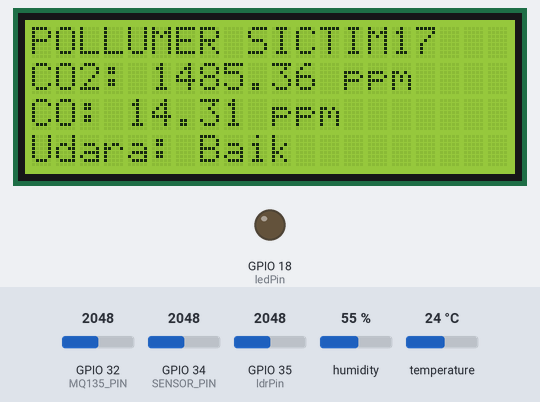
Recording of a sketch running on a simulated ESP32. On the bench: 20×4 character LCD, output pins drawn as LEDs (lit = HIGH). The inputs (shaded band) are chosen by the test bench; at power-on: GPIO 35 (ldrPin) = 2048, humidity 55 %, GPIO 32 (MQ135_PIN) = 2048, GPIO 34 (SENSOR_PIN) = 2048, temperature 24 °C. WiFi joins after 1.5 s; servers stay silent unless stated; no MQTT or app messages arrive unless stated; what the sketch prints to the serial monitor is not drawn.

Above: at 3.2 s.
3.3 s: GPIO 35 (ldrPin) set to 2418
9.4 s: GPIO 35 (ldrPin) set to 2527
At 11.8 s:
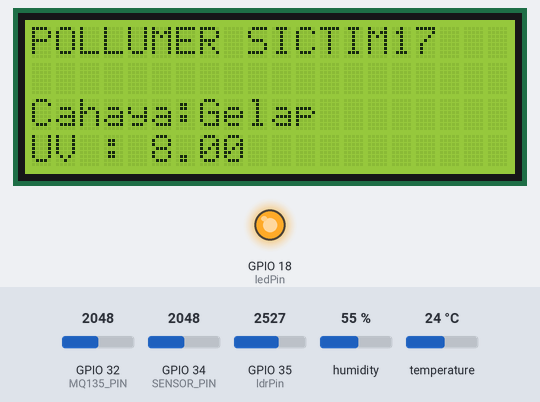
15.5 s: GPIO 35 (ldrPin) set to 3316
At 17.5 s:
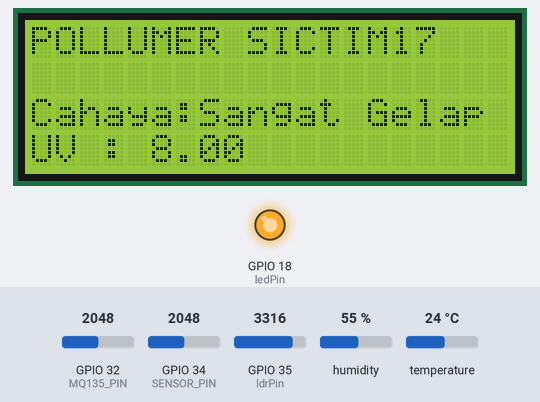
20.4 s: GPIO 35 (ldrPin) set to 1598
At 24.2 s:
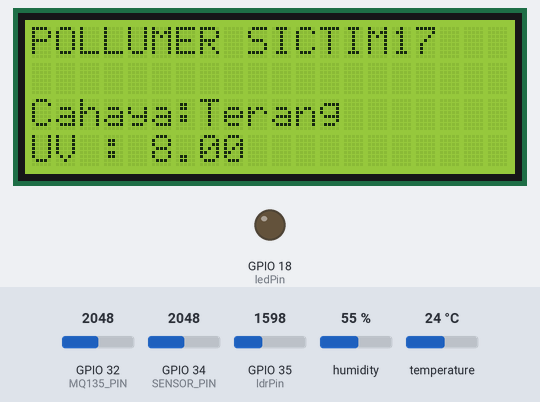
26.5 s: GPIO 35 (ldrPin) set to 122
At 30.2 s:
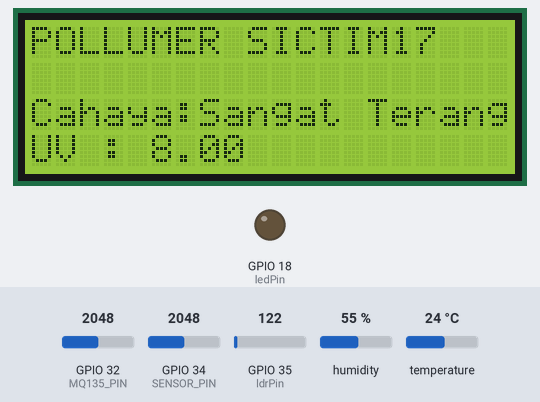
32.6 s: humidity set to 22 %
At 38.4 s:
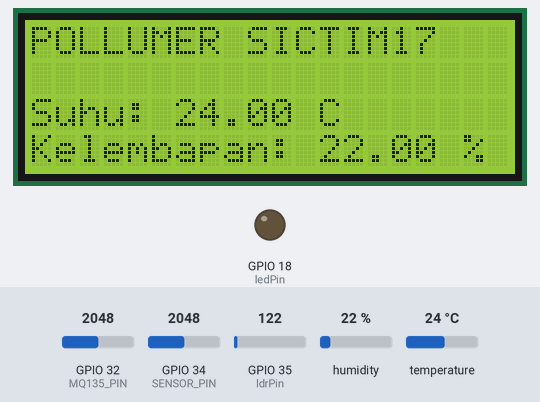
Timing chart, 0 to 39.7 s (numbered marks = the images above; inputs shaded):
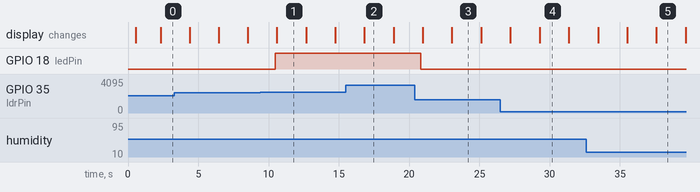

The sketch:

Sensors.ino
```cpp
#include <Wire.h>
#include <WiFi.h>
#include <PubSubClient.h>
#include <WiFiClientSecure.h>
#include <DHT.h>
#include <LiquidCrystal_I2C.h>

// WiFi Connection Details
const char* ssid = "LABOR SAMSUNG";
const char* password = "hhpsamsung02";

// HiveMQ Cloud Broker settings
const char* mqtt_server = "a40113311e554f6daff3add1404152bb.s1.eu.hivemq.cloud";
const char* mqtt_username = "MuhammadGhaitsa";
const char* mqtt_password = "Polumer24";
const char* topic = "/MuhammadGhaitsa/Polumer/";
const int mqtt_port = 8883;

// HiveMQ Cloud Let's Encrypt CA certificate
static const char *root_ca PROGMEM = R"EOF(
-----BEGIN CERTIFICATE-----
MIIFazCCA1OgAwIBAgIRAIIQz7DSQONZRGPgu2OCiwAwDQYJKoZIhvcNAQELBQAw
TzELMAkGA1UEBhMCVVMxKTAnBgNVBAoTIEludGVybmV0IFNlY3VyaXR5IFJlc2Vh
cmNoIEdyb3VwMRUwEwYDVQQDEwxJU1JHIFJvb3QgWDEwHhcNMTUwNjA0MTEwNDM4
WhcNMzUwNjA0MTEwNDM4WjBPMQswCQYDVQQGEwJVUzEpMCcGA1UEChMgSW50ZXJu
ZXQgU2VjdXJpdHkgUmVzZWFyY2ggR3JvdXAxFTATBgNVBAMTDElTUkcgUm9vdCBY
MTCCAiIwDQYJKoZIhvcNAQEBBQADggIPADCCAgoCggIBAK3oJHP0FDfzm54rVygc
h77ct984kIxuPOZXoHj3dcKi/vVqbvYATyjb3miGbESTtrFj/RQSa78f0uoxmyF+
0TM8ukj13Xnfs7j/EvEhmkvBioZxaUpmZmyPfjxwv60pIgbz5MDmgK7iS4+3mX6U
A5/TR5d8mUgjU+g4rk8Kb4Mu0UlXjIB0ttov0DiNewNwIRt18jA8+o+u3dpjq+sW
T8KOEUt+zwvo/7V3LvSye0rgTBIlDHCNAymg4VMk7BPZ7hm/ELNKjD+Jo2FR3qyH
B5T0Y3HsLuJvW5iB4YlcNHlsdu87kGJ55tukmi8mxdAQ4Q7e2RCOFvu396j3x+UC
B5iPNgiV5+I3lg02dZ77DnKxHZu8A/lJBdiB3QW0KtZB6awBdpUKD9jf1b0SHzUv
KBds0pjBqAlkd25HN7rOrFleaJ1/ctaJxQZBKT5ZPt0m9STJEadao0xAH0ahmbWn
OlFuhjuefXKnEgV4We0+UXgVCwOPjdAvBbI+e0ocS3MFEvzG6uBQE3xDk3SzynTn
jh8BCNAw1FtxNrQHusEwMFxIt4I7mKZ9YIqioymCzLq9gwQbooMDQaHWBfEbwrbw
qHyGO0aoSCqI3Haadr8faqU9GY/rOPNk3sgrDQoo//fb4hVC1CLQJ13hef4Y53CI
rU7m2Ys6xt0nUW7/vGT1M0NPAgMBAAGjQjBAMA4GA1UdDwEB/wQEAwIBBjAPBgNV
HRMBAf8EBTADAQH/MB0GA1UdDgQWBBR5tFnme7bl5AFzgAiIyBpY9umbbjANBgkq
hkiG9w0BAQsFAAOCAgEAVR9YqbyyqFDQDLHYGmkgJykIrGF1XIpu+ILlaS/V9lZL
ubhzEFnTIZd+50xx+7LSYK05qAvqFyFWhfFQDlnrzuBZ6brJFe+GnY+EgPbk6ZGQ
3BebYhtF8GaV0nxvwuo77x/Py9auJ/GpsMiu/X1+mvoiBOv/2X/qkSsisRcOj/KK
NFtY2PwByVS5uCbMiogziUwthDyC3+6WVwW6LLv3xLfHTjuCvjHIInNzktHCgKQ5
ORAzI4JMPJ+GslWYHb4phowim57iaztXOoJwTdwJx4nLCgdNbOhdjsnvzqvHu7Ur
TkXWStAmzOVyyghqpZXjFaH3pO3JLF+l+/+sKAIuvtd7u+Nxe5AW0wdeRlN8NwdC
jNPElpzVmbUq4JUagEiuTDkHzsxHpFKVK7q4+63SM1N95R1NbdWhscdCb+ZAJzVc
oyi3B43njTOQ5yOf+1CceWxG1bQVs5ZufpsMljqoyi3B43njTOQ5yOf+1CceWxG1bQVs5ZufpsMljq4Ui0/1lvh+wjChP4kqKOJ2qxq
4RgqsahDYVvTH9w7jXbyLeiNdd8XM2w9U/t7y0Ff/9yi0GE44Za4rF2LN9d11TPA
mRGunUHBcnWEvgJBQl9nJEiU0Zsnvgc/ubhPgXRR4Xq37Z0j4r7g1SgEEzwxA57d
emyPxgcYxn/eR44/KJ4EBs+lVDR3veyJm+kXQ99b21/+jh5Xos1AnX5iItreGCc=
-----END CERTIFICATE-----
)EOF";

// DHT setup
#define DHTPIN 33
#define DHTTYPE DHT11
DHT dht(DHTPIN, DHTTYPE);

// MQ135 setup
const int MQ135_PIN = 32;

// LDR setup
const int ldrPin = 35; // Pin for LDR
const int ledPin = 18; // Pin for LED

// UV sensor setup
const int SENSOR_PIN = 34;

// set the LCD number of columns and rows
int lcdColumns = 20;
int lcdRows = 4;

// set LCD address, number of columns and rows
// if you don't know your display address, run an I2C scanner sketch
LiquidCrystal_I2C lcd(0x27, lcdColumns, lcdRows);

WiFiClientSecure espClient;
PubSubClient client(espClient);
unsigned long lastMsg = 0;
#define MSG_BUFFER_SIZE (500)
char msg[MSG_BUFFER_SIZE];

int displayState = 0; // Initial display state

void setup_wifi() {
    delay(10);
    Serial.println();
    Serial.print("Connecting to ");
    Serial.println(ssid);

    WiFi.mode(WIFI_STA);
    WiFi.begin(ssid, password);

    while (WiFi.status() != WL_CONNECTED) {
        delay(500);
        Serial.print(".");
    }

    randomSeed(micros());

    Serial.println("");
    Serial.println("WiFi connected");
    Serial.println("IP address: ");
    Serial.println(WiFi.localIP());
}

void callback(char* topic, byte* payload, unsigned int length) {
    Serial.print("Message arrived [");
    Serial.print(topic);
    Serial.print("] ");
    for (int i = 0; i < length; i++) {
        Serial.print((char)payload[i]);
    }
    Serial.println();
}

void reconnect() {
    while (!client.connected()) {
        Serial.print("Attempting MQTT connection… ");
        String clientId = "ESP32Client";
        if (client.connect(clientId.c_str(), mqtt_username, mqtt_password)) {
            Serial.println("connected");
            client.subscribe(topic);
        } else {
            Serial.print("failed, rc=");
            Serial.print(client.state());
            Serial.println(" try again in 5 seconds");
            delay(5000);
        }
    }
}

void setup() {
    Serial.begin(9600);
    delay(500);

    // LCD setup
    lcd.init();
    lcd.backlight();

    setup_wifi();

    espClient.setCACert(root_ca);
    client.setServer(mqtt_server, mqtt_port);
    client.setCallback(callback);

    dht.begin();
    pinMode(ledPin, OUTPUT);
}

String getAirQualityCategory(float ppmCO) {
  if (ppmCO <= 1000) {
    return "Baik";
  } else if (ppmCO <= 2000) {
    return "Buruk";
  } else if (ppmCO <= 5000) {
    return "Sangat Buruk";
  } else {
    return "Bahaya";
  }
}

String getLightIntensityCategory(int value) {
    if (value < 819) {
        return "Sangat Terang"; // Very Bright
    } else if (value < 1638) {
        return "Terang"; // Bright
    } else if (value < 2457) {
        return "Sedang"; // Moderate
    } else if (value < 3276) {
        return "Gelap"; // Dark
    } else {
        return "Sangat Gelap"; // Very Dark
    }
}

void loop() {
    if (!client.connected()) {
        reconnect();
    }
    client.loop();

    unsigned long currentMillis = millis();
    if (currentMillis - lastMsg >= 2000) {
        lastMsg = currentMillis;

        float suhu = dht.readTemperature();
        float kelembapan = dht.readHumidity();

        if (isnan(suhu) || isnan(kelembapan)) {
            Serial.println("Failed to read from DHT sensor!");
            return;
        }

    int sensorValue = analogRead(MQ135_PIN);
    float voltage = sensorValue * (3.3 / 4095.0);
    float ppmCO = (voltage - 0.1) * 9.23;
    float ppmCO2 = voltage * 900; // Example conversion, modify as necessary

    String airQuality = getAirQualityCategory(ppmCO);

        // Read LDR value
        int ldrValue = analogRead(ldrPin);

        // Get light intensity category
        String lightIntensity = getLightIntensityCategory(ldrValue);

        // Control LED based on light intensity category
        if (lightIntensity == "Gelap" || lightIntensity == "Sangat Gelap") {
            digitalWrite(ledPin, HIGH); // LED menyala
        } else {
            digitalWrite(ledPin, LOW); // LED mati
        }

        // Read UV sensor value
        float sensorVoltage;
        float uvIndex;
        sensorValue = analogRead(SENSOR_PIN);
        sensorVoltage = sensorValue;

if (sensorVoltage < 5) uvIndex = 0;
else if (sensorVoltage <= 78) uvIndex = 1;
else if (sensorVoltage <= 556) uvIndex = 2;
else if (sensorVoltage <= 833) uvIndex = 3;
else if (sensorVoltage <= 1111) uvIndex = 4;
else if (sensorVoltage <= 1389) uvIndex = 5;
else if (sensorVoltage <= 1667) uvIndex = 6;
else if (sensorVoltage <= 1944) uvIndex = 7;
else if (sensorVoltage <= 2222) uvIndex = 8;
else if (sensorVoltage <= 2500) uvIndex = 9;
else if (sensorVoltage <= 3034) uvIndex = 10;
else if (sensorVoltage <= 4095) uvIndex = 11;
else uvIndex = 0;

        // Publish data to MQTT
        snprintf(msg, MSG_BUFFER_SIZE, "Suhu: %.2f, Kelembapan: %.2f, CO2: %.2f ppm, CO: %.2f ppm, Udara: %s, Intensitas Cahaya: %d, Cahaya: %s, UV Index: %.2f",
                 suhu, kelembapan, ppmCO2, ppmCO, airQuality.c_str(), ldrValue, lightIntensity.c_str(), uvIndex);
        Serial.print("Publish message: ");
        Serial.println(msg);

        client.publish("dht11/Suhu", String(suhu).c_str());
        client.publish("dht11/Kelembapan", String(kelembapan).c_str());
        client.publish("mq135/CO2", String(ppmCO2).c_str());
        client.publish("mq135/CO", String(ppmCO).c_str());
        client.publish("mq135/Udara", airQuality.c_str());
        client.publish("ldr/IntensitasCahaya", String(ldrValue).c_str());
        client.publish("ldr/Cahaya", lightIntensity.c_str());
        client.publish("uv/Index", String(uvIndex).c_str());

        // Increment display state
        displayState = (displayState + 1) % 3;

        // Update LCD display based on displayState
        lcd.clear();
        switch (displayState) {
            case 0:
                lcd.setCursor(0, 0);
                lcd.print("POLLUMER SICTIM17");
                lcd.setCursor(0, 2);
                lcd.print("Suhu: ");
                lcd.print(suhu);
                lcd.print(" C");
                lcd.setCursor(0, 3);
                lcd.print("Kelembapan: ");
                lcd.print(kelembapan);
                lcd.print(" %");
                break;
            case 1:
                lcd.setCursor(0, 0);
                lcd.print("POLLUMER SICTIM17");
                lcd.setCursor(0, 1);
                lcd.print("CO2: ");
                lcd.print(ppmCO2);
                lcd.print(" ppm");
                lcd.setCursor(0, 2);
                lcd.print("CO: ");
                lcd.print(ppmCO);
                lcd.print(" ppm");
                lcd.setCursor(0, 3);
                lcd.print("Udara: ");
                lcd.print(airQuality);
                break;
            case 2:
                lcd.setCursor(0, 0);
                lcd.print("POLLUMER SICTIM17");
                lcd.setCursor(0, 2);
                lcd.print("Cahaya:");
                lcd.print(lightIntensity);
                lcd.setCursor(0, 3);
                lcd.print("UV : ");
                lcd.print(uvIndex);
                break;
            default:
                break;
        }
    }
    delay(100);
}
```

Measured:
- the behaviour switches between 2456 and 2457 on GPIO 35 (ldrPin) (found by bisection; images 0 and 1)
- after the input at 9.4 s, GPIO 18 (ledPin): LOW → HIGH after 1.1 s; the display: changes after 1.2 s (image 1)
- after the input at 15.5 s, the display: changes after 1.3 s (image 2)
- after the input at 20.4 s, GPIO 18 (ledPin): HIGH → LOW after 0.43 s; the display: first differs from a run without the input after 2.6 s (image 3)
- after the input at 26.5 s, the display: first differs from a run without the input after 2.8 s (image 4)
- what the display in image 1 shows lasts 2.1 s, from 10.6 s to 12.7 s
